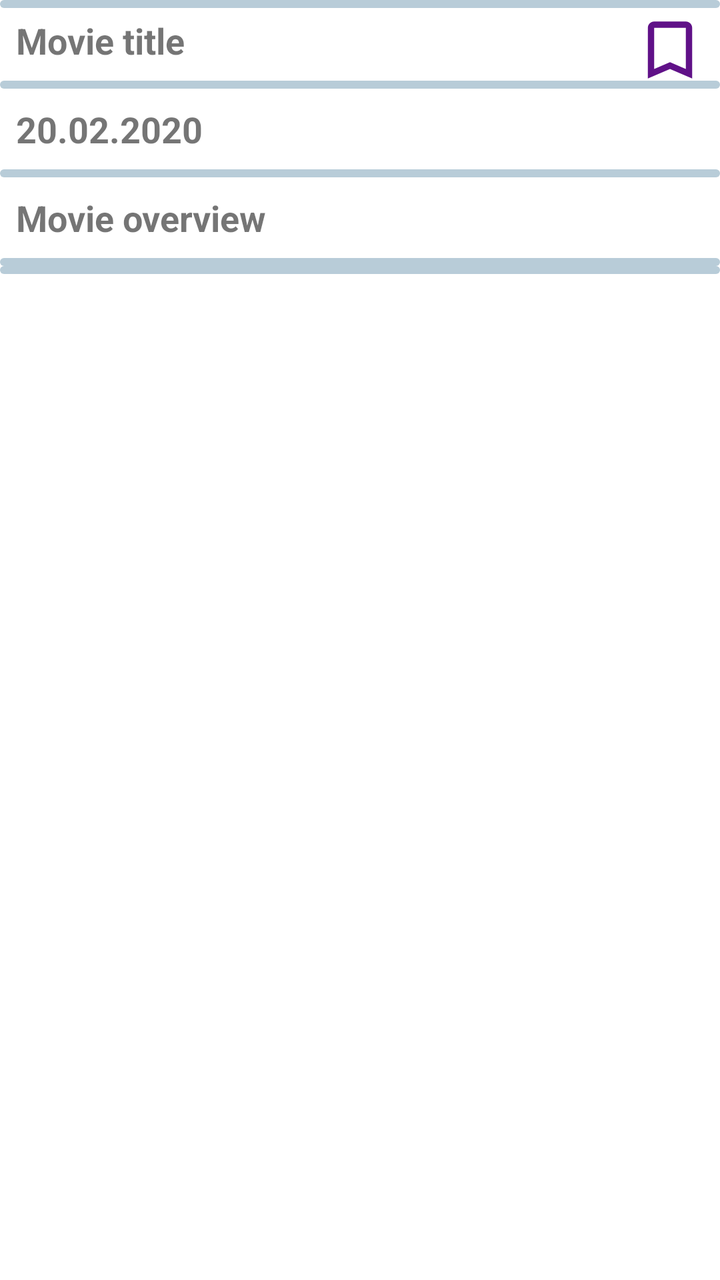
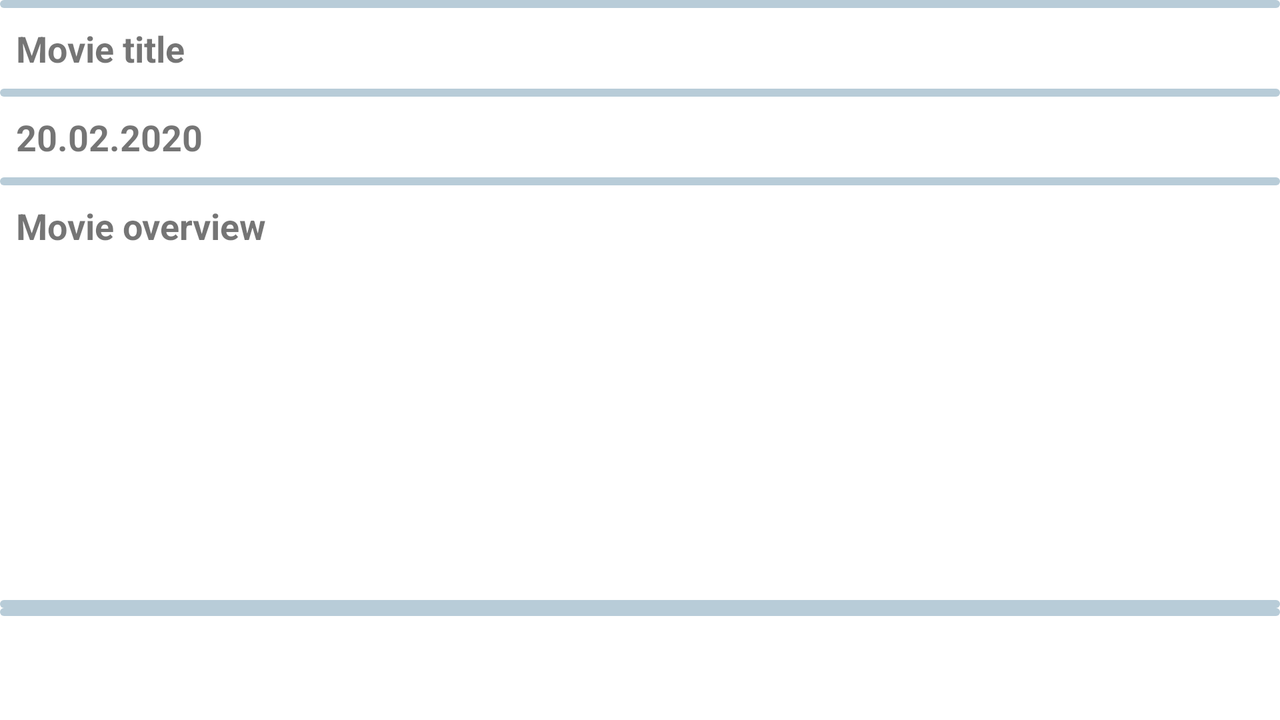

Compare how this app lays out the same screen by default and in its alternative resource folder. The renders come first, then the two layout files and the values they reference.
<!-- AndroidManifest.xml: activity theme generalNoTitle -->
<!-- res/layout/activity_movie_detail.xml -->
<?xml version="1.0" encoding="utf-8"?>
<androidx.core.widget.NestedScrollView
    xmlns:android="http://schemas.android.com/apk/res/android"
    xmlns:app="http://schemas.android.com/apk/res-auto"
    xmlns:tools="http://schemas.android.com/tools"
    android:layout_width="match_parent"
    android:layout_height="match_parent"
    tools:context=".MovieDetailActivity"
    tools:ignore="SpeakableTextPresentCheck">

    <androidx.constraintlayout.widget.ConstraintLayout
        android:layout_width="match_parent"
        android:layout_height="wrap_content">

        <ImageView
            android:id="@+id/imageViewPoster"
            android:layout_width="match_parent"
            android:layout_height="wrap_content"
            android:adjustViewBounds="true"
            android:contentDescription="@null"
            app:layout_constraintTop_toTopOf="parent"
            tools:src="@tools:sample/avatars" />

        <ImageView
            android:id="@+id/imageViewFavorite"
            android:layout_width="42dp"
            android:layout_height="42dp"
            android:layout_margin="4dp"
            android:background="@drawable/bg_bookmark"
            android:contentDescription="@null"
            app:layout_constraintEnd_toEndOf="parent"
            app:layout_constraintTop_toTopOf="parent"
            tools:src="@drawable/ic_baseline_bookmark_border_24" />

        <ImageView
            android:id="@+id/imageView1"
            android:layout_width="0dp"
            android:layout_height="4dp"
            android:adjustViewBounds="true"
            app:layout_constraintEnd_toEndOf="parent"
            app:layout_constraintStart_toStartOf="parent"
            app:layout_constraintTop_toBottomOf="@id/imageViewPoster"
            app:srcCompat="@drawable/line_separator_horizontal" />

        <TextView
            android:id="@+id/textViewMovieTitle"
            android:layout_width="match_parent"
            android:layout_height="wrap_content"
            android:padding="8dp"
            android:textSize="18sp"
            android:textStyle="bold"
            app:layout_constraintTop_toBottomOf="@id/imageViewPoster"
            tools:text="Movie title" />

        <ImageView
            android:id="@+id/imageView2"
            android:layout_width="0dp"
            android:layout_height="4dp"
            android:adjustViewBounds="true"
            app:layout_constraintEnd_toEndOf="parent"
            app:layout_constraintStart_toStartOf="parent"
            app:layout_constraintTop_toBottomOf="@id/textViewMovieTitle"
            app:srcCompat="@drawable/line_separator_horizontal" />

        <TextView
            android:id="@+id/textViewReleaseDate"
            android:layout_width="match_parent"
            android:layout_height="wrap_content"
            android:padding="8dp"
            android:textSize="18sp"
            android:textStyle="bold"
            app:layout_constraintTop_toBottomOf="@id/imageView2"
            tools:text="20.02.2020" />

        <ImageView
            android:id="@+id/imageView3"
            android:layout_width="0dp"
            android:layout_height="4dp"
            android:adjustViewBounds="true"
            app:layout_constraintEnd_toEndOf="parent"
            app:layout_constraintStart_toStartOf="parent"
            app:layout_constraintTop_toBottomOf="@id/textViewReleaseDate"
            app:srcCompat="@drawable/line_separator_horizontal" />

        <TextView
            android:id="@+id/textViewContent"
            android:layout_width="match_parent"
            android:layout_height="wrap_content"
            android:padding="8dp"
            android:textSize="18sp"
            android:textStyle="bold"
            app:layout_constraintTop_toBottomOf="@id/imageView3"
            tools:text="Movie overview" />

        <ImageView
            android:id="@+id/imageView4"
            android:layout_width="0dp"
            android:layout_height="4dp"
            android:adjustViewBounds="true"
            app:layout_constraintEnd_toEndOf="parent"
            app:layout_constraintStart_toStartOf="parent"
            app:layout_constraintTop_toBottomOf="@id/textViewContent"
            app:srcCompat="@drawable/line_separator_horizontal" />

        <androidx.recyclerview.widget.RecyclerView
            android:id="@+id/recycleViewVideos"
            android:layout_width="match_parent"
            android:layout_height="wrap_content"
            android:nestedScrollingEnabled="false"
            app:layoutManager="androidx.recyclerview.widget.LinearLayoutManager"
            app:layout_constraintTop_toBottomOf="@id/imageView4"
            tools:itemCount="3"
            tools:listitem="@layout/video_item" />

        <ImageView
            android:id="@+id/imageView5"
            android:layout_width="0dp"
            android:layout_height="4dp"
            android:adjustViewBounds="true"
            app:layout_constraintEnd_toEndOf="parent"
            app:layout_constraintStart_toStartOf="parent"
            app:layout_constraintTop_toBottomOf="@id/recycleViewVideos"
            app:srcCompat="@drawable/line_separator_horizontal" />

        <androidx.recyclerview.widget.RecyclerView
            android:id="@+id/recycleViewReviews"
            android:layout_width="match_parent"
            android:layout_height="wrap_content"
            android:nestedScrollingEnabled="false"
            app:layoutManager="androidx.recyclerview.widget.LinearLayoutManager"
            app:layout_constraintTop_toBottomOf="@id/imageView5"
            tools:itemCount="3"
            tools:listitem="@layout/review_item" />

    </androidx.constraintlayout.widget.ConstraintLayout>
</androidx.core.widget.NestedScrollView>
<!-- res/layout/video_item.xml (included above) -->
<?xml version="1.0" encoding="utf-8"?>
<androidx.cardview.widget.CardView xmlns:android="http://schemas.android.com/apk/res/android"
    xmlns:app="http://schemas.android.com/apk/res-auto"
    xmlns:tools="http://schemas.android.com/tools"
    android:layout_width="match_parent"
    android:layout_height="wrap_content"
    app:cardBackgroundColor="@color/purple_500"
    app:cardCornerRadius="8dp"
    android:layout_marginStart="4dp"
    android:layout_marginEnd="4dp"
    app:cardUseCompatPadding="true">

    <LinearLayout
        android:layout_width="match_parent"
        android:layout_height="wrap_content"
        android:padding="4dp"
        android:gravity="center"
        android:orientation="horizontal">
        <TextView
            android:id="@+id/textViewVideoName"
            android:layout_width="0dp"
            android:layout_height="wrap_content"
            android:layout_weight="1"
            android:padding="4dp"
            android:textStyle="bold"
            android:textSize="18sp"
            tools:text="Video"
            android:maxLines="1"
            android:textColor="@color/white"/>

        <ImageView
            android:id="@+id/imageView"
            android:layout_width="24dp"
            android:layout_height="24dp"
            app:srcCompat="@android:drawable/ic_media_play" />
    </LinearLayout>

</androidx.cardview.widget.CardView>
<!-- res/layout/review_item.xml (included above) -->
<?xml version="1.0" encoding="utf-8"?>
<androidx.cardview.widget.CardView xmlns:android="http://schemas.android.com/apk/res/android"
    xmlns:app="http://schemas.android.com/apk/res-auto"
    xmlns:tools="http://schemas.android.com/tools"
    android:id="@+id/cardViewReview"
    android:layout_width="match_parent"
    android:layout_height="wrap_content"
    android:layout_marginStart="4dp"
    android:layout_marginEnd="4dp"
    app:cardBackgroundColor="@android:color/darker_gray"
    app:cardCornerRadius="8dp"
    app:cardUseCompatPadding="true">

    <LinearLayout
        android:layout_width="match_parent"
        android:layout_height="wrap_content"
        android:alpha="0.8"
        android:orientation="vertical"
        android:padding="3dp">

        <TextView
            android:id="@+id/textViewAuthorName"
            android:layout_width="match_parent"
            android:layout_height="wrap_content"
            android:textColor="@color/white"
            android:textStyle="bold"
            tools:text="Author Name" />

        <TextView
            android:id="@+id/textViewReview"
            android:layout_width="match_parent"
            android:layout_height="wrap_content"
            android:layout_margin="2dp"
            android:textColor="@color/white"
            tools:text="Author review" />
    </LinearLayout>

</androidx.cardview.widget.CardView>
<!-- resources referenced by this layout -->
<resources>
  <!-- drawable bg_bookmark (drawable) -->
  <?xml version="1.0" encoding="utf-8"?>
  <shape xmlns:android="http://schemas.android.com/apk/res/android"
      android:shape="rectangle">
      <solid android:color="@color/white" />
      <corners android:radius="8dp"/>
      <padding
          android:bottom="2dp"
          android:left="2dp"
          android:right="2dp"
          android:top="2dp" />
  </shape>
  <!-- drawable ic_baseline_bookmark_border_24 (drawable) -->
  <vector android:height="48dp" android:tint="#601188"
      android:viewportHeight="24" android:viewportWidth="24"
      android:width="48dp" xmlns:android="http://schemas.android.com/apk/res/android">
      <path android:fillColor="@android:color/white" android:pathData="M17,3L7,3c-1.1,0 -1.99,0.9 -1.99,2L5,21l7,-3 7,3L19,5c0,-1.1 -0.9,-2 -2,-2zM17,18l-5,-2.18L7,18L7,5h10v13z"/>
  </vector>
  <!-- drawable line_separator_horizontal (drawable) -->
  <?xml version="1.0" encoding="utf-8"?>
  <shape xmlns:android="http://schemas.android.com/apk/res/android"
      android:shape="rectangle">
      <solid android:color="#B8CCD8" />
      <corners android:radius="3dp"/>
      <padding
          android:bottom="6dp"
          android:left="6dp"
          android:right="6dp"
          android:top="6dp" />
  
  </shape>
  <style name="generalNoTitle" parent="Theme.MaterialComponents.DayNight.NoActionBar" />
</resources>
<!-- res/layout-land/activity_movie_detail.xml (the repository's variant of the layout above) -->
<!-- drawn on the phone turned sideways -->
<?xml version="1.0" encoding="utf-8"?>
<androidx.core.widget.NestedScrollView xmlns:android="http://schemas.android.com/apk/res/android"
    xmlns:app="http://schemas.android.com/apk/res-auto"
    xmlns:tools="http://schemas.android.com/tools"
    android:layout_width="match_parent"
    android:layout_height="match_parent"
    tools:context=".MovieDetailActivity"
    tools:ignore="SpeakableTextPresentCheck">

    <androidx.constraintlayout.widget.ConstraintLayout
        android:layout_width="match_parent"
        android:layout_height="wrap_content">

        <ImageView
            android:id="@+id/imageViewPoster"
            android:layout_width="wrap_content"
            android:layout_height="300dp"
            android:adjustViewBounds="true"
            android:contentDescription="@null"
            app:layout_constraintStart_toStartOf="parent"
            app:layout_constraintTop_toTopOf="parent"
            tools:src="@tools:sample/avatars" />

        <ImageView
            android:id="@+id/imageViewFavorite"
            android:layout_width="42dp"
            android:layout_height="42dp"
            android:layout_margin="4dp"
            android:background="@drawable/bg_bookmark"
            android:contentDescription="@null"

            app:layout_constraintEnd_toEndOf="@+id/imageViewPoster"
            app:layout_constraintTop_toTopOf="@+id/imageViewPoster"
            tools:src="@drawable/ic_baseline_bookmark_border_24" />

        <ImageView
            android:id="@+id/imageView1"
            android:layout_width="0dp"
            android:layout_height="4dp"
            android:adjustViewBounds="true"
            app:layout_constraintEnd_toEndOf="parent"
            app:layout_constraintStart_toEndOf="@id/imageViewPoster"
            app:layout_constraintTop_toTopOf="parent"
            app:srcCompat="@drawable/line_separator_horizontal" />

        <TextView
            android:id="@+id/textViewMovieTitle"
            android:layout_width="0dp"
            android:layout_height="wrap_content"
            android:padding="8dp"
            android:textSize="18sp"
            android:textStyle="bold"
            app:layout_constraintEnd_toEndOf="parent"
            app:layout_constraintStart_toEndOf="@id/imageViewPoster"
            app:layout_constraintTop_toBottomOf="@id/imageView1"
            tools:text="Movie title" />

        <ImageView
            android:id="@+id/imageView2"
            android:layout_width="0dp"
            android:layout_height="4dp"
            android:adjustViewBounds="true"
            app:layout_constraintEnd_toEndOf="parent"
            app:layout_constraintStart_toEndOf="@id/imageViewPoster"
            app:layout_constraintTop_toBottomOf="@id/textViewMovieTitle"
            app:srcCompat="@drawable/line_separator_horizontal" />

        <TextView
            android:id="@+id/textViewReleaseDate"
            android:layout_width="0dp"
            android:layout_height="wrap_content"
            android:padding="8dp"
            android:textSize="18sp"
            android:textStyle="bold"
            app:layout_constraintEnd_toEndOf="parent"
            app:layout_constraintStart_toEndOf="@id/imageViewPoster"
            app:layout_constraintTop_toBottomOf="@id/imageView2"
            tools:text="20.02.2020" />

        <ImageView
            android:id="@+id/imageView3"
            android:layout_width="0dp"
            android:layout_height="4dp"
            android:adjustViewBounds="true"
            app:layout_constraintEnd_toEndOf="parent"
            app:layout_constraintStart_toEndOf="@id/imageViewPoster"
            app:layout_constraintTop_toBottomOf="@id/textViewReleaseDate"
            app:srcCompat="@drawable/line_separator_horizontal" />

        <TextView
            android:id="@+id/textViewContent"
            android:layout_width="0dp"
            android:layout_height="wrap_content"
            android:padding="8dp"
            android:textSize="18sp"
            android:textStyle="bold"
            app:layout_constraintEnd_toEndOf="parent"
            app:layout_constraintStart_toEndOf="@id/imageViewPoster"
            app:layout_constraintTop_toBottomOf="@id/imageView3"
            tools:text="Movie overview" />

        <ImageView
            android:id="@+id/imageView4"
            android:layout_width="0dp"
            android:layout_height="4dp"
            android:adjustViewBounds="true"
            app:layout_constraintEnd_toEndOf="parent"
            app:layout_constraintStart_toStartOf="parent"
            app:layout_constraintTop_toBottomOf="@id/imageViewPoster"
            app:srcCompat="@drawable/line_separator_horizontal" />

        <androidx.recyclerview.widget.RecyclerView
            android:id="@+id/recycleViewVideos"
            android:layout_width="match_parent"
            android:layout_height="wrap_content"
            android:nestedScrollingEnabled="false"
            app:layoutManager="androidx.recyclerview.widget.LinearLayoutManager"
            app:layout_constraintTop_toBottomOf="@id/imageView4"
            tools:itemCount="3"
            tools:listitem="@layout/video_item" />

        <ImageView
            android:id="@+id/imageView5"
            android:layout_width="0dp"
            android:layout_height="4dp"
            android:adjustViewBounds="true"
            app:layout_constraintEnd_toEndOf="parent"
            app:layout_constraintStart_toStartOf="parent"
            app:layout_constraintTop_toBottomOf="@id/recycleViewVideos"
            app:srcCompat="@drawable/line_separator_horizontal" />

        <androidx.recyclerview.widget.RecyclerView
            android:id="@+id/recycleViewReviews"
            android:layout_width="match_parent"
            android:layout_height="wrap_content"
            android:nestedScrollingEnabled="false"
            app:layoutManager="androidx.recyclerview.widget.LinearLayoutManager"
            app:layout_constraintTop_toBottomOf="@id/imageView5"
            tools:itemCount="3"
            tools:listitem="@layout/review_item" />

    </androidx.constraintlayout.widget.ConstraintLayout>
</androidx.core.widget.NestedScrollView>
